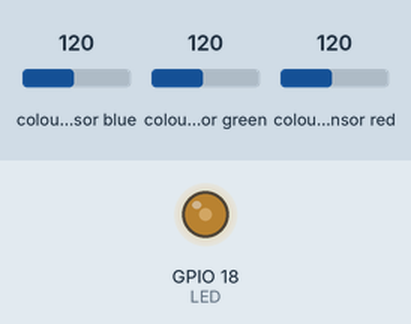
The program below on a simulated Raspberry Pi (BCM pin numbers). Parts: output pins drawn as LEDs (lit = HIGH). The inputs (shaded band) are chosen by the test bench; at power-on: colour sensor red 120, colour sensor blue 120, colour sensor green 120. What the program prints to the terminal is not drawn. At 1.7 s the program stops and its outputs stay as they are.

Above: at 1.2 s.
1.3 s: colour sensor red set to 0
At 2.3 s:
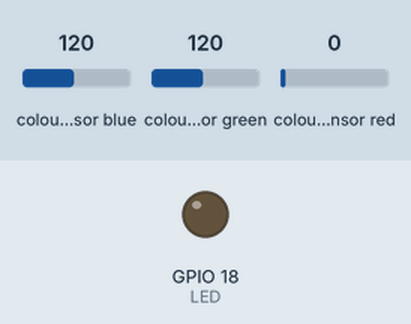
Timing chart, 0 to 3.2 s (numbered marks = the images above; inputs shaded):
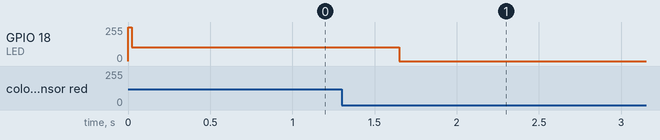

Measured:
- after the input at 1.3 s, GPIO 18 (LED): 102/255 → 0/255 after 0.35 s

The program:

TCS34725.py
```python
#!/usr/bin/python

import time
import math
import smbus
import RPi.GPIO as GPIO


#GPIO

LED     = 18
INT_PORT= 17

TCS34725_R_Coef     = 0.136
TCS34725_G_Coef     = 1.000
TCS34725_B_Coef     = -0.444
TCS34725_GA         = 1.0
TCS34725_DF         = 310.0
TCS34725_CT_Coef    = 3810.0
TCS34725_CT_Offset  =1391.0

class TCS34725:
    Gain_t = 0
    IntegrationTime_t = 0

    TCS34725_CMD_BIT        = 0x80
    TCS34725_CMD_Read_Byte  = 0x00
    TCS34725_CMD_Read_Word  = 0x20
    TCS34725_CMD_Clear_INT  = 0x66

    TCS34725_ENABLE         = 0x00
    TCS34725_ENABLE_AIEN    = 0x10    # RGBC Interrupt Enable
    TCS34725_ENABLE_WEN     = 0x08     # Wait enable - Writing 1 activates the wait timer
    TCS34725_ENABLE_AEN     = 0x02     # RGBC Enable - Writing 1 actives the ADC, 0 disables it
    TCS34725_ENABLE_PON     = 0x01    # Power on - Writing 1 activates the internal oscillator, 0 disables it
    TCS34725_ATIME          = 0x01    # Integration time
    TCS34725_WTIME          = 0x03    # Wait time (if TCS34725_ENABLE_WEN is asserted)
    TCS34725_WTIME_2_4MS    = 0xFF    # WLONG0 = 2.4ms   WLONG1 = 0.029s
    TCS34725_WTIME_204MS    = 0xAB    # WLONG0 = 204ms   WLONG1 = 2.45s
    TCS34725_WTIME_614MS    = 0x00    # WLONG0 = 614ms   WLONG1 = 7.4s
    TCS34725_AILTL          = 0x04    # Clear channel lower interrupt threshold
    TCS34725_AILTH          = 0x05
    TCS34725_AIHTL          = 0x06    # Clear channel upper interrupt threshold
    TCS34725_AIHTH          = 0x07
    TCS34725_PERS           = 0x0C    # Persistence register - basic SW filtering mechanism for interrupts
    TCS34725_PERS_NONE      = 0b0000  # Every RGBC cycle generates an interrupt
    TCS34725_PERS_1_CYCLE   = 0b0001  # 1 clean channel value outside threshold range generates an interrupt
    TCS34725_PERS_2_CYCLE   = 0b0010  # 2 clean channel values outside threshold range generates an interrupt
    TCS34725_PERS_3_CYCLE   = 0b0011  # 3 clean channel values outside threshold range generates an interrupt
    TCS34725_PERS_5_CYCLE   = 0b0100  # 5 clean channel values outside threshold range generates an interrupt
    TCS34725_PERS_10_CYCLE  = 0b0101  # 10 clean channel values outside threshold range generates an interrupt
    TCS34725_PERS_15_CYCLE  = 0b0110  # 15 clean channel values outside threshold range generates an interrupt
    TCS34725_PERS_20_CYCLE  = 0b0111  # 20 clean channel values outside threshold range generates an interrupt
    TCS34725_PERS_25_CYCLE  = 0b1000  # 25 clean channel values outside threshold range generates an interrupt
    TCS34725_PERS_30_CYCLE  = 0b1001  # 30 clean channel values outside threshold range generates an interrupt
    TCS34725_PERS_35_CYCLE  = 0b1010  # 35 clean channel values outside threshold range generates an interrupt
    TCS34725_PERS_40_CYCLE  = 0b1011  # 40 clean channel values outside threshold range generates an interrupt
    TCS34725_PERS_45_CYCLE  = 0b1100  # 45 clean channel values outside threshold range generates an interrupt
    TCS34725_PERS_50_CYCLE  = 0b1101  # 50 clean channel values outside threshold range generates an interrupt
    TCS34725_PERS_55_CYCLE  = 0b1110  # 55 clean channel values outside threshold range generates an interrupt
    TCS34725_PERS_60_CYCLE  = 0b1111  # 60 clean channel values outside threshold range generates an interrupt
    TCS34725_CONFIG         = 0x0D
    TCS34725_CONFIG_WLONG   = 0x02    # Choose between short and long (12x) wait times via TCS34725_WTIME
    TCS34725_CONTROL        = 0x0F    # Set the gain level for the sensor
    TCS34725_ID             = 0x12    # 0x44 = TCS34721/TCS34725, 0x4D = TCS34723/TCS34727
    TCS34725_STATUS         = 0x13
    TCS34725_STATUS_AINT    = 0x10    # RGBC Clean channel interrupt
    TCS34725_STATUS_AVALID  = 0x01    # Indicates that the RGBC channels have completed an integration cycle
    TCS34725_CDATAL         = 0x14    # Clear channel data
    TCS34725_CDATAH         = 0x15
    TCS34725_RDATAL         = 0x16    # Red channel data
    TCS34725_RDATAH         = 0x17
    TCS34725_GDATAL         = 0x18    # Green channel data
    TCS34725_GDATAH         = 0x19
    TCS34725_BDATAL         = 0x1A    # Blue channel data
    TCS34725_BDATAH         = 0x1B

    #Integration Time
    TCS34725_INTEGRATIONTIME_2_4MS  = 0xFF   #<  2.4ms - 1 cycle    - Max Count: 1024
    TCS34725_INTEGRATIONTIME_24MS   = 0xF6   #<  24ms  - 10 cycles  - Max Count: 10240
    TCS34725_INTEGRATIONTIME_50MS   = 0xEB   #<  50ms  - 20 cycles  - Max Count: 20480
    TCS34725_INTEGRATIONTIME_101MS  = 0xD5   #<  101ms - 42 cycles  - Max Count: 43008
    TCS34725_INTEGRATIONTIME_154MS  = 0xC0   #<  154ms - 64 cycles  - Max Count: 65535
    TCS34725_INTEGRATIONTIME_700MS  = 0x00   #<  700ms - 256 cycles - Max Count: 65535

    #Gain
    TCS34725_GAIN_1X                = 0x00   #<  No gain  */
    TCS34725_GAIN_4X                = 0x01   #<  4x gain  */
    TCS34725_GAIN_16X               = 0x02   #<  16x gain */
    TCS34725_GAIN_60X               = 0x03   #<  60x gain */

    R = 0
    G = 0
    B = 0
    C = 0

    RGB888_R = 0
    RGB888_G = 0
    RGB888_B = 0
    RGB888 = 0

    RGB565 = 0

    def __init__(self, address=0x29, debug=False):
        self.i2c = smbus.SMBus(1)
        self.address = address
        self.debug = debug
        #Set GPIO mode
        GPIO.setwarnings(False)
        GPIO.setmode(GPIO.BCM)
        GPIO.setup(LED, GPIO.OUT)
        self.pwm = GPIO.PWM(18, 1000)
        self.pwm.start(100)
        GPIO.setup(INT_PORT, GPIO.IN, pull_up_down=GPIO.PUD_UP)
        if (self.debug):
          print("Reseting TSL2581")
        if(self.TCS34725_init() == 1):
           raise Exception("TCS34725 initialization error")
        else:
            print("TCS34725 initialization success!!")
        # time.sleep(2)

    def Write_Byte(self, reg, value):
        "Writes an 8-bit value to the specified register/address"
        reg = reg | self.TCS34725_CMD_BIT;#Register addressing highest bit is set to 1
        self.i2c.write_byte_data(self.address, reg, value)
        if (self.debug):
          print("I2C: Write 0x%02X to register 0x%02X" % (value, reg))

    def Write_Word(self, reg, value):
        "Writes an 8-bit value to the specified register/address"
        reg = reg | self.TCS34725_CMD_BIT;
        self.i2c.write_word_data(self.address, reg, value)
        if (self.debug):
          print("I2C: Write 0x%02X to register 0x%02X" % (value, reg))

    def Read_Byte(self, reg):
        "Read an unsigned byte from the I2C device"
        reg = reg | self.TCS34725_CMD_BIT;
        result = self.i2c.read_byte_data(self.address, reg)
        if (self.debug):
          print("I2C: Device 0x%02X returned 0x%02X from reg 0x%02X" % (self.address, result & 0xFF, reg))
        return result

    def Read_Word(self, reg):
        "Read an unsigned byte from the I2C device"
        reg = reg | self.TCS34725_CMD_BIT;
        result = self.i2c.read_word_data(self.address, reg)
        if (self.debug):
          print("I2C: Device 0x%02X returned 0x%02X from reg 0x%02X" % (self.address, result & 0xFF, reg))
        return result

    def Set_Gain(self, gain):
        self.Write_Byte(self.TCS34725_CONTROL, gain);
        self.Gain_t = gain;

    def Set_Integration_Time(self, time):
        # Update the timing register
        self.Write_Byte(self.TCS34725_ATIME, time)
        self.IntegrationTime_t = time;

    def Enable(self):
        self.Write_Byte(self.TCS34725_ENABLE, self.TCS34725_ENABLE_PON)
        time.sleep(0.01)
        self.Write_Byte(self.TCS34725_ENABLE, self.TCS34725_ENABLE_PON | self.TCS34725_ENABLE_AEN)
        time.sleep(0.01)

    def Disable(self):
        #Turn the device off to save power
        reg = Read_Byte(self.TCS34725_ENABLE);
        self.Write_Byte(self.TCS34725_ENABLE, reg & ~(TCS34725_ENABLE_PON | TCS34725_ENABLE_AEN));

    def Interrupt_Enable(self):
        reg = self.Read_Byte(self.TCS34725_ENABLE)
        self.Write_Byte(self.TCS34725_ENABLE, reg | self.TCS34725_ENABLE_AIEN)

    def Interrupt_Disable(self):
        reg = self.Read_Byte(self.TCS34725_ENABLE)
        self.Write_Byte(self.TCS34725_ENABLE, reg & (~self.TCS34725_ENABLE_AIEN))

    def Set_Interrupt_Persistence_Reg(self, PER):
        if(PER < 0x10):
            self.Write_Byte(self.TCS34725_PERS, PER)
        else :
            self.Write_Byte(self.TCS34725_PERS, self.TCS34725_PERS_60_CYCLE)

    def Set_Interrupt_Threshold(self, Threshold_H,  Threshold_L):
        self.Write_Byte(self.TCS34725_AILTL, Threshold_L & 0xff)
        self.Write_Byte(self.TCS34725_AILTH, Threshold_L >> 8)
        self.Write_Byte(self.TCS34725_AIHTL, Threshold_H & 0xff)
        self.Write_Byte(self.TCS34725_AIHTH, Threshold_H >> 8)

    def Clear_Interrupt_Flag(self):
        self.Write_Byte(self.TCS34725_CMD_Clear_INT, 0x00);

    def TCS34725_init(self):
        ID = self.Read_Byte(self.TCS34725_ID)
        if(ID != 0x44 and ID != 0x4D):
            return 1
        self.Set_Integration_Time(self.TCS34725_INTEGRATIONTIME_154MS)
        self.Set_Gain(self.TCS34725_GAIN_60X)
        self.IntegrationTime_t = self.TCS34725_INTEGRATIONTIME_154MS
        self.Gain_t = self.TCS34725_GAIN_60X
        self.Enable()
        self.Interrupt_Enable()
        self.SetLight(40)
        return 0


    def GetLux_Interrupt(self, Threshold_H, Threshold_L):
        self.Set_Interrupt_Threshold(Threshold_H, Threshold_L);
        if(GPIO.input(INT_PORT) == GPIO.LOW):
            self.Clear_Interrupt_Flag();
            self.Set_Interrupt_Persistence_Reg(self.TCS34725_PERS_2_CYCLE);
            return 1;

        return 0;

    def Read_ID(self):
        return self.Read_Byte(self.TCS34725_ID)

    def Get_RGBData(self):
        self.C = self.Read_Word(self.TCS34725_CDATAL | self.TCS34725_CMD_Read_Word)
        self.R = self.Read_Word(self.TCS34725_RDATAL | self.TCS34725_CMD_Read_Word)
        self.G = self.Read_Word(self.TCS34725_GDATAL | self.TCS34725_CMD_Read_Word)
        self.B = self.Read_Word(self.TCS34725_BDATAL | self.TCS34725_CMD_Read_Word)
        if(self.IntegrationTime_t == self.TCS34725_INTEGRATIONTIME_2_4MS):
            time.sleep(0.01)
        elif(self.IntegrationTime_t == self.TCS34725_INTEGRATIONTIME_24MS):
            time.sleep(0.04)
        elif(self.IntegrationTime_t == self.TCS34725_INTEGRATIONTIME_50MS):
            time.sleep(0.05)
        elif(self.IntegrationTime_t == self.TCS34725_INTEGRATIONTIME_101MS):
            time.sleep(0.1)
        elif(self.IntegrationTime_t == self.TCS34725_INTEGRATIONTIME_154MS):
            time.sleep(0.2)
        elif(self.IntegrationTime_t == self.TCS34725_INTEGRATIONTIME_700MS):
            time.sleep(0.7)

    #Convert read data to RGB888 format
    def GetRGB888(self):
        i = 1
        if(self.R >= self.G and self.R >= self.B):
            i = self.R / 255 + 1

        elif( self.G >= self.R and self.G >= self.B):
            i =  self.G / 255 + 1

        elif(  self.B >=  self.G and self.B >= self.R):
            i =  self.B / 255 + 1

        if(i!=0):
            self.RGB888_R = self.R / i
            self.RGB888_G = self.G / i
            self.RGB888_B = self.B / i

        if(self.RGB888_R > 30):
            self.RGB888_R = self.RGB888_R - 30
        if(self.RGB888_G > 30):
            self.RGB888_G = self.RGB888_G - 30
        if(self.RGB888_B > 30):
            self.RGB888_B = self.RGB888_B - 30

        self.RGB888_R = int(self.RGB888_R * 255 / 225)
        self.RGB888_G = int(self.RGB888_G * 255 / 225)
        self.RGB888_B = int(self.RGB888_B * 255 / 225)

        self.RGB888 = (self.RGB888_R<<16) | (self.RGB888_G<<8) |(self.RGB888_B)

    def GetRGB565(self):
        i = 1
        RGB565_R = 0
        RGB565_G = 0
        RGB565_B = 0

        if(self.R >= self.G and self.R >= self.B):
            i = self.R / 255 + 1
        elif( self.G >= self.R and self.G >= self.B):
            i =  self.G / 255 + 1
        elif(  self.B >=  self.G and self.B >= self.R):
            i =  self.B / 255 + 1

        if(i!=0):
            RGB565_R = self.R / i
            RGB565_G = self.G / i
            RGB565_B = self.B / i

        if(RGB565_R > 30):
            RGB565_R = RGB565_R - 30
        if(RGB565_G > 30):
            RGB565_G = RGB565_G - 30
        if(RGB565_B > 30):
            RGB565_B = RGB565_B - 30

        RGB565_R = int(RGB565_R * 255 / 225)
        RGB565_G = int(RGB565_G * 255 / 225)
        RGB565_B = int(RGB565_B * 255 / 225)
        self.RGB565 = (((RGB565_R>>3) << 11) | ((RGB565_G>>2) << 5) | (RGB565_B>>3 ))&0xffff

    def Get_Lux(self):
        atime_ms = ((256 - self.IntegrationTime_t) * 2.4);
        if(self.R + self.G + self.B > self.C):
            ir =  (self.R + self.G + self.B - self.C) / 2
        else:
            ir = 0
        r_comp = self.R - ir;
        g_comp = self.G - ir;
        b_comp = self.B - ir;
        Gain_temp = 1
        if(self.Gain_t == self.TCS34725_GAIN_1X):
            Gain_temp = 1
        elif(self.Gain_t == self.TCS34725_GAIN_4X):
            Gain_temp = 4
        elif(self.Gain_t == self.TCS34725_GAIN_16X):
            Gain_temp = 16
        elif(self.Gain_t == self.TCS34725_GAIN_60X):
            Gain_temp = 60

        cpl = (atime_ms * Gain_temp) / (TCS34725_GA * TCS34725_DF);
        lux = (TCS34725_R_Coef * (float)(r_comp) + TCS34725_G_Coef * (float)(g_comp) +  TCS34725_B_Coef * (float)(b_comp)) / cpl;
        return lux;

    def Get_ColorTemp(self):
        ir=1.0
        if(self.R + self.G + self.B > self.C):
            ir =  (self.R + self.G + self.B - self.C - 1) / 2
        else:
            ir = 0
        r_comp = self.R - ir;
        b_comp = self.B - ir;
        cct=TCS34725_CT_Coef * (float)(b_comp) / (float)(r_comp) + TCS34725_CT_Offset;
        return cct;

    def SetLight(self, value):
        self.pwm.start(value)

    def read_data(self):
        self.Get_RGBData()
        self.GetRGB888()
        self.GetRGB565()

        return {
            "R": self.RGB888_R,
            "G": self.RGB888_G,
            "B": self.RGB888_B,
            "C": self.C,
            "RGB565": self.RGB565,
            "RGB888":self.RGB888,
            "LUX": self.Get_Lux(),
            "CT": self.Get_ColorTemp(),
        }


if __name__ == '__main__':
    try:
        tcs34725 = TCS34725()
        while True:
            data = tcs34725.read_data()
            print({
                "R": '%d' % data["R"],
                "G": '%d' % data["G"],
                "B": '%d' % data["B"],
                "C": '%#x' % data["C"],
                "RGB565": '%#x' % data["RGB565"],
                "RGB888": '%#x' % data["RGB888"],
                "LUX": '%d' % data["LUX"],
                "CT": '%dK' % data["CT"],
            })
    except:
        GPIO.cleanup()
        print("\nProgram end")
        exit()
```
